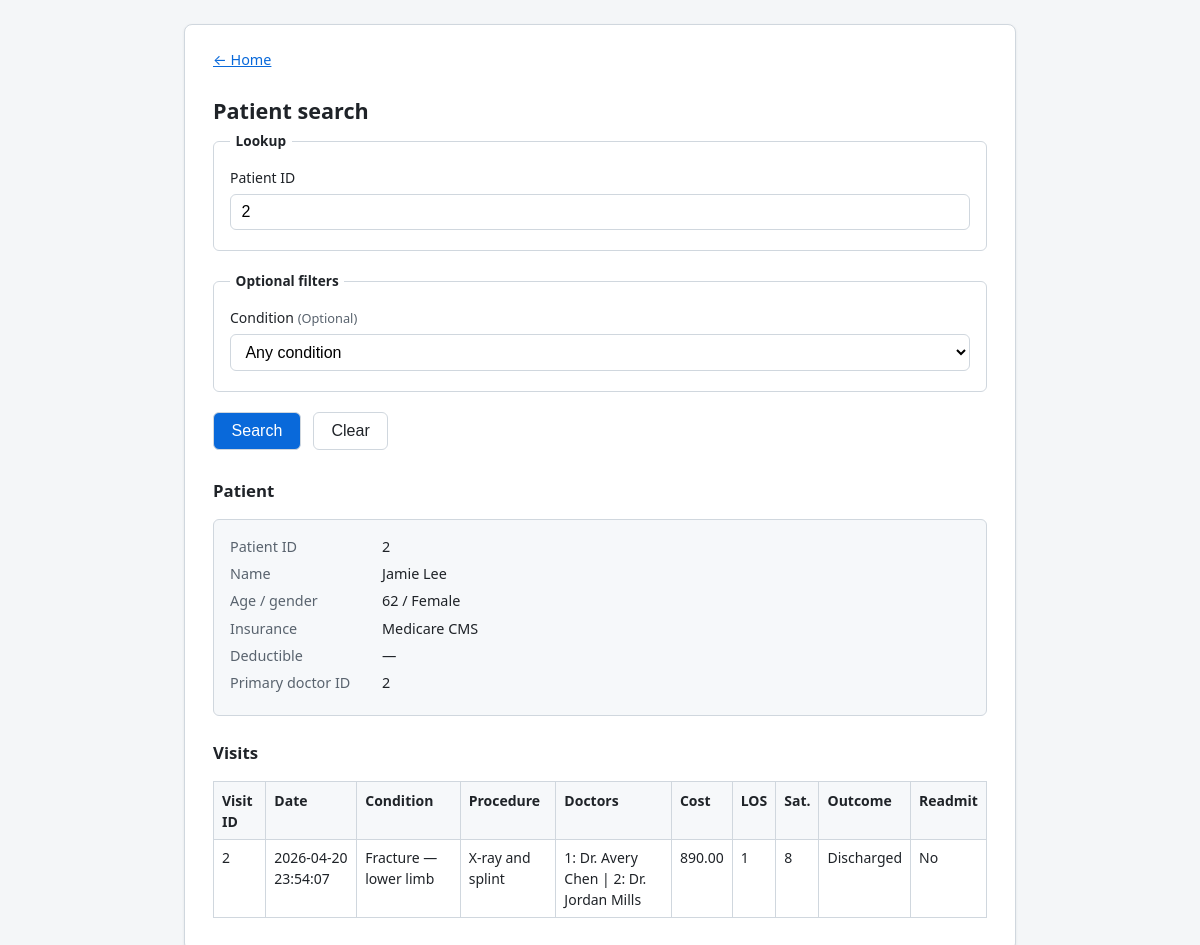
The app's page /PatientSearch.php?patient_id=2 with its own data.
### tables this page shows
CREATE TABLE patients (
  patient_id INT UNSIGNED NOT NULL AUTO_INCREMENT,
  full_name VARCHAR(100) NOT NULL,
  age INT UNSIGNED NOT NULL,
  gender VARCHAR(50) NOT NULL,
  ins_type VARCHAR(50) NULL,
  provider VARCHAR(100) NULL,
  deductible DECIMAL(12,2) NULL,
  primary_doctor_id INT UNSIGNED NULL,
  PRIMARY KEY (patient_id),
  CONSTRAINT fk_patients_primary_doctor
    FOREIGN KEY (primary_doctor_id) REFERENCES doctors (doctor_id)
    ON UPDATE CASCADE ON DELETE SET NULL
);

CREATE TABLE visits (
  visit_id INT UNSIGNED NOT NULL AUTO_INCREMENT,
  patient_id INT UNSIGNED NOT NULL,
  condition_id INT UNSIGNED NULL,
  procedure_text VARCHAR(100) NULL,
  cost DECIMAL(12,2) NOT NULL DEFAULT 0.00,
  length_of_stay INT UNSIGNED NULL,
  satisfaction TINYINT UNSIGNED NULL,
  outcome VARCHAR(50) NULL,
  read_admission TINYINT(1) NULL,
  visit_date TIMESTAMP NOT NULL DEFAULT CURRENT_TIMESTAMP,
  PRIMARY KEY (visit_id),
  CONSTRAINT fk_visits_patient
    FOREIGN KEY (patient_id) REFERENCES patients (patient_id)
    ON UPDATE CASCADE ON DELETE CASCADE,
  CONSTRAINT fk_visits_condition
    FOREIGN KEY (condition_id) REFERENCES conditions (condition_id)
    ON UPDATE CASCADE ON DELETE SET NULL
);

CREATE TABLE conditions (
  condition_id INT UNSIGNED NOT NULL AUTO_INCREMENT,
  condition_name VARCHAR(100) NOT NULL,
  PRIMARY KEY (condition_id),
  UNIQUE KEY uq_conditions_name (condition_name)
);

### includes/helpers.php (called while the page is built, shortened)
<?php
function h(?string $s): string
{
    return htmlspecialchars((string) $s, ENT_QUOTES | ENT_SUBSTITUTE, 'UTF-8');
}

### includes/db.php (called while the page is built, shortened)
<?php
require_once __DIR__ . '/helpers.php';
function db(): PDO
{
    static $pdo = null;
    if ($pdo instanceof PDO) {
        return $pdo;
    }
    $c = require __DIR__ . '/config.php';
    $dsn = sprintf(
        'mysql:host=%s;dbname=%s;charset=%s',
        $c['host'],
        $c['dbname'],
        $c['charset']
    );
    $pdo = new PDO($dsn, $c['user'], $c['pass'], [
        PDO::ATTR_ERRMODE => PDO::ERRMODE_EXCEPTION,
        PDO::ATTR_DEFAULT_FETCH_MODE => PDO::FETCH_ASSOC,
    ]);
    return $pdo;
}

### PatientSearch.php (the view, shortened to what this page needs)
<?php
$searchError = null;
$searchPatient = null;
$searchVisits = null;
if ($_SERVER['REQUEST_METHOD'] === 'GET' && isset($_GET['patient_id']) && (string) $_GET['patient_id'] !== '') {
    $pid = filter_var($_GET['patient_id'], FILTER_VALIDATE_INT, ['options' => ['min_range' => 1]]);
    if ($pid === false) {
        $searchError = 'Patient ID must be a positive integer.';
    } else {
        $p = db()->prepare('SELECT * FROM patients WHERE patient_id = ?');
        $p->execute([$pid]);
        $searchPatient = $p->fetch();
        if (!$searchPatient) {
            $searchError = 'No patient found with that ID.';
        } else {
            if ($searchError === null) {
                $sql = 'SELECT v.visit_id, v.patient_id, v.condition_id, v.procedure_text, v.cost, v.length_of_stay,
                        v.satisfaction, v.outcome, v.read_admission, v.visit_date, c.condition_name,
                        (SELECT GROUP_CONCAT(CONCAT(d.doctor_id, \': \', d.doctor_name) ORDER BY d.doctor_id SEPARATOR \' | \')
                         FROM visit_doctors vd2
                         INNER JOIN doctors d ON d.doctor_id = vd2.doctor_id
                         WHERE vd2.visit_id = v.visit_id) AS doctors
                        FROM visits v
                        LEFT JOIN conditions c ON c.condition_id = v.condition_id
                        WHERE v.patient_id = ? ';
                $params = [$pid];
                $sql .= ' ORDER BY v.visit_id DESC';
                $sv = db()->prepare($sql);
                $sv->execute($params);
                $searchVisits = $sv->fetchAll();
            }
        }
    }
}
?>
<!DOCTYPE html>
<html lang="en">
<head>
</head>
<body>
  <main>
    <p class="subtitle" style="margin-top:0"><a href="index.php">← Home</a></p>
    <h1>Patient search</h1>
    <form method="get" action="PatientSearch.php">
      <fieldset>
        <legend>Lookup</legend>
        <div class="row">
          <label for="patient_id">Patient ID</label>
          <input type="number" class="no-spinner" id="patient_id" name="patient_id" required min="1" step="1" inputmode="numeric" placeholder="Patient_ID"
            value="<?= isset($_GET['patient_id']) ? h((string) $_GET['patient_id']) : '' ?>">
        </div>
      </fieldset>
      <fieldset>
        <legend>Optional filters</legend>
        <div class="row">
          <label for="condition_id">Condition <span class="hint">(Optional)</span></label>
          <select id="condition_id" name="condition_id">
            <option value="" <?= empty($_GET['condition_id']) ? ' selected' : '' ?>>Any condition</option>
          </select>
        </div>
      </fieldset>
      <div class="actions">
        <button type="submit">Search</button>
        <button type="reset">Clear</button>
      </div>
    </form>
    <?php if ($searchError !== null): ?>
      <div class="banner banner-error"><?= h($searchError) ?></div>
    <?php elseif ($searchPatient !== null): ?>
      <h2 style="font-size:1.05rem;margin-top:1.75rem">Patient</h2>
      <dl class="patient-card">
        <dt>Patient ID</dt><dd><?= (int) $searchPatient['patient_id'] ?></dd>
        <dt>Name</dt><dd><?= h((string) $searchPatient['full_name']) ?></dd>
        <dt>Age / gender</dt><dd><?= (int) $searchPatient['age'] ?> / <?= h((string) $searchPatient['gender']) ?></dd>
        <dt>Insurance</dt><dd><?= h(trim((string) ($searchPatient['ins_type'] ?? '') . ' ' . (string) ($searchPatient['provider'] ?? ''))) ?: '—' ?></dd>
        <dt>Deductible</dt><dd><?= $searchPatient['deductible'] !== null ? h((string) $searchPatient['deductible']) : '—' ?></dd>
        <dt>Primary doctor ID</dt><dd><?= $searchPatient['primary_doctor_id'] !== null ? (int) $searchPatient['primary_doctor_id'] : '—' ?></dd>
      </dl>
      <h2 style="font-size:1.05rem;margin-top:1.5rem">Visits<?= $searchVisits !== null && isset($_GET['condition_id']) && $_GET['condition_id'] !== '' ? ' (filtered)' : '' ?></h2>
      <?php if ($searchVisits === []): ?>
        <p class="subtitle" style="margin:0.5rem 0 0">No visits match this filter.</p>
      <?php else: ?>
        <table class="results">
          <thead>
            <tr>
              <th>Visit ID</th>
              <th>Date</th>
              <th>Condition</th>
              <th>Procedure</th>
              <th>Doctors</th>
              <th>Cost</th>
              <th>LOS</th>
              <th>Sat.</th>
              <th>Outcome</th>
              <th>Readmit</th>
            </tr>
          </thead>
          <tbody>
            <?php foreach ($searchVisits as $v): ?>
              <tr>
                <td><?= (int) $v['visit_id'] ?></td>
                <td><?= h((string) $v['visit_date']) ?></td>
                <td><?= h((string) ($v['condition_name'] ?? '')) ?: '—' ?></td>
                <td><?= h((string) ($v['procedure_text'] ?? '')) ?: '—' ?></td>
                <td><?= h((string) ($v['doctors'] ?? '')) ?: '—' ?></td>
                <td><?= h((string) $v['cost']) ?></td>
                <td><?= $v['length_of_stay'] !== null ? (int) $v['length_of_stay'] : '—' ?></td>
                <td><?= $v['satisfaction'] !== null ? (int) $v['satisfaction'] : '—' ?></td>
                <td><?= h((string) ($v['outcome'] ?? '')) ?: '—' ?></td>
                <td><?php
                  $r = $v['read_admission'];
                  if ($r === null) {
                      echo '—';
                  } elseif ((int) $r === 1) {
                      echo 'Yes';
                  } else {
                      echo 'No';
                  }
                ?></td>
              </tr>
            <?php endforeach; ?>
          </tbody>
        </table>
      <?php endif; ?>
    <?php endif; ?>
  </main>
</body>
</html>

### PatientSearch.php (style rules this page uses)
:root { --bg: #f4f6f8; --card: #fff; --border: #d0d7de; --text: #1f2328; --muted: #59636e; --accent: #0969da; }
* { box-sizing: border-box; }
body { margin: 0; font-family: system-ui, -apple-system, Segoe UI, Roboto, sans-serif; background: var(--bg); color: var(--text); line-height: 1.5; padding: 1.5rem; }
main { max-width: 52rem; margin: 0 auto; background: var(--card); border: 1px solid var(--border); border-radius: 8px; padding: 1.5rem 1.75rem 2rem; box-shadow: 0 1px 3px rgba(31, 35, 40, 0.08); }
h1 { font-size: 1.35rem; font-weight: 600; margin: 0 0 0.25rem; }
.subtitle { color: var(--muted); font-size: 0.9rem; margin: 0 0 1.5rem; }
.subtitle a { color: var(--accent); }
fieldset { border: 1px solid var(--border); border-radius: 6px; margin: 0 0 1.25rem; padding: 1rem 1rem 0.25rem; }
legend { font-weight: 600; font-size: 0.85rem; padding: 0 0.35rem; }
.row { margin-bottom: 1rem; }
label { display: block; font-size: 0.875rem; font-weight: 500; margin-bottom: 0.35rem; }
.hint { font-weight: 400; color: var(--muted); font-size: 0.8rem; }
input, select { width: 100%; max-width: 100%; padding: 0.5rem 0.65rem; font-size: 1rem; border: 1px solid var(--border); border-radius: 6px; background: #fff; }
.actions { display: flex; gap: 0.75rem; flex-wrap: wrap; margin-top: 0.5rem; }
button { font-size: 1rem; padding: 0.55rem 1.1rem; border-radius: 6px; border: 1px solid var(--border); background: var(--accent); color: #fff; font-weight: 500; cursor: pointer; }
button[type="reset"] { background: #fff; color: var(--text); }
input.no-spinner { -moz-appearance: textfield; appearance: textfield; }
table.results { width: 100%; border-collapse: collapse; font-size: 0.875rem; margin-top: 1rem; }
table.results th, table.results td { border: 1px solid var(--border); padding: 0.45rem 0.5rem; text-align: left; vertical-align: top; }
table.results th { background: #f6f8fa; }
.patient-card { background: #f6f8fa; border: 1px solid var(--border); border-radius: 6px; padding: 1rem; margin-top: 1rem; font-size: 0.9rem; }
.patient-card dt { color: var(--muted); float: left; clear: left; width: 9rem; }
.patient-card dd { margin: 0 0 0.35rem 9.5rem; }

### records on screen
patients: patient_id "2", full_name "Jamie Lee", age "62", gender "Female", ins_type+provider "Medicare CMS", primary_doctor "2"
visits: visit_id "2", visit_date "2026-04-20 23:54:07", condition.condition_name "Fracture — lower limb", procedure_text "X-ray and splint", doctors "1: Dr. Avery Chen | 2: Dr. Jordan Mills", cost "890.00", length_of_stay "1", satisfaction "8", outcome "Discharged", read_admission "No"
